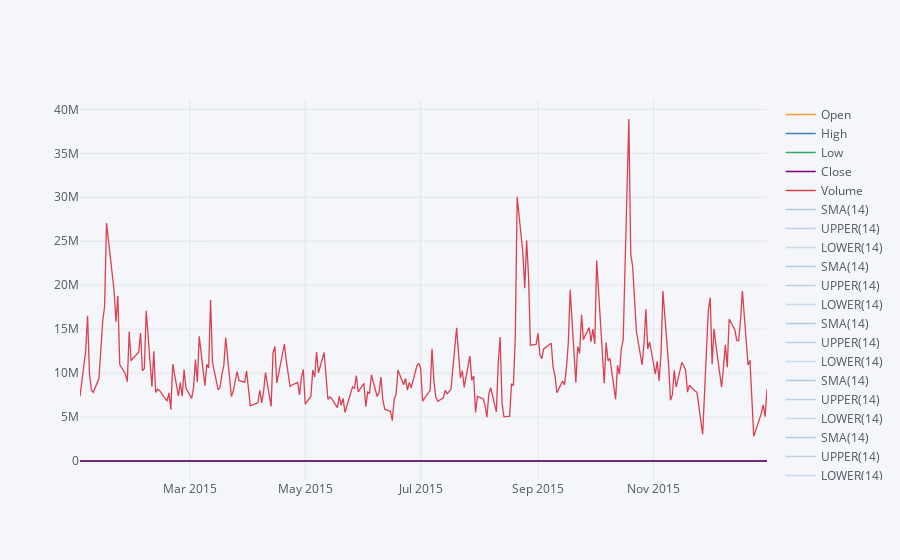

Notebook source saved alongside this figure:
### Markdown cell above
**Use .ta_plot(study='boll') to create a Bollinger Band Plot for Bank of America for the year 2015.**

### Code cell
bank_stocks['MS']['2015-01-01':'2016-01-01'].ta_plot(study='boll', title='MS Stock BOLL Plot (2015)')

### Figure 1 — Plotly figure (JSON) as saved in the notebook; plotly's stock layout.template omitted (floating-point values rounded to 4 significant figures; data arrays with more than 128 entries replaced by an {"elided": "..."} marker saying what was removed)
{"data": [{"line": {"color": "rgba(255, 153, 51, 1.0)", "dash": "solid", "shape": "linear", "width": 1.3}, "mode": "lines", "name": "Open", "text": "", "type": "scatter", "x": {"elided": "252 str values"}, "y": {"elided": "252 float values"}}, {"line": {"color": "rgba(55, 128, 191, 1.0)", "dash": "solid", "shape": "linear", "width": 1.3}, "mode": "lines", "name": "High", "text": "", "type": "scatter", "x": {"elided": "252 str values"}, "y": {"elided": "252 float values"}}, {"line": {"color": "rgba(50, 171, 96, 1.0)", "dash": "solid", "shape": "linear", "width": 1.3}, "mode": "lines", "name": "Low", "text": "", "type": "scatter", "x": {"elided": "252 str values"}, "y": {"elided": "252 float values"}}, {"line": {"color": "rgba(128, 0, 128, 1.0)", "dash": "solid", "shape": "linear", "width": 1.3}, "mode": "lines", "name": "Close", "text": "", "type": "scatter", "x": {"elided": "252 str values"}, "y": {"elided": "252 float values"}}, {"line": {"color": "rgba(219, 64, 82, 1.0)", "dash": "solid", "shape": "linear", "width": 1.3}, "mode": "lines", "name": "Volume", "text": "", "type": "scatter", "x": {"elided": "252 str values"}, "y": {"elided": "252 int values"}}, {"line": {"color": "rgba(55, 128, 191, 0.35999999999999993)", "dash": "solid", "shape": "linear", "width": 1.3}, "mode": "lines", "name": "SMA(14)", "text": "", "type": "scatter", "x": {"elided": "252 str values"}, "y": {"elided": "252x5 mixed values"}}, {"line": {"color": "rgba(55, 128, 191, 0.3066666666666665)", "dash": "solid", "shape": "linear", "width": 1.3}, "mode": "lines", "name": "UPPER(14)", "text": "", "type": "scatter", "x": {"elided": "252 str values"}, "y": {"elided": "252x5 mixed values"}}, {"line": {"color": "rgba(55, 128, 191, 0.25333333333333324)", "dash": "solid", "shape": "linear", "width": 1.3}, "mode": "lines", "name": "LOWER(14)", "text": "", "type": "scatter", "x": {"elided": "252 str values"}, "y": {"elided": "252x5 mixed values"}}, {"line": {"color": "rgba(55, 128, 191, 0.35999999999999993)", "dash": "solid", "shape": "linear", "width": 1.3}, "mode": "lines", "name": "SMA(14)", "text": "", "type": "scatter", "x": {"elided": "252 str values"}, "y": {"elided": "252x5 mixed values"}}, {"line": {"color": "rgba(55, 128, 191, 0.3066666666666665)", "dash": "solid", "shape": "linear", "width": 1.3}, "mode": "lines", "name": "UPPER(14)", "text": "", "type": "scatter", "x": {"elided": "252 str values"}, "y": {"elided": "252x5 mixed values"}}, {"line": {"color": "rgba(55, 128, 191, 0.25333333333333324)", "dash": "solid", "shape": "linear", "width": 1.3}, "mode": "lines", "name": "LOWER(14)", "text": "", "type": "scatter", "x": {"elided": "252 str values"}, "y": {"elided": "252x5 mixed values"}}, {"line": {"color": "rgba(55, 128, 191, 0.35999999999999993)", "dash": "solid", "shape": "linear", "width": 1.3}, "mode": "lines", "name": "SMA(14)", "text": "", "type": "scatter", "x": {"elided": "252 str values"}, "y": {"elided": "252x5 mixed values"}}, {"line": {"color": "rgba(55, 128, 191, 0.3066666666666665)", "dash": "solid", "shape": "linear", "width": 1.3}, "mode": "lines", "name": "UPPER(14)", "text": "", "type": "scatter", "x": {"elided": "252 str values"}, "y": {"elided": "252x5 mixed values"}}, {"line": {"color": "rgba(55, 128, 191, 0.25333333333333324)", "dash": "solid", "shape": "linear", "width": 1.3}, "mode": "lines", "name": "LOWER(14)", "text": "", "type": "scatter", "x": {"elided": "252 str values"}, "y": {"elided": "252x5 mixed values"}}, {"line": {"color": "rgba(55, 128, 191, 0.35999999999999993)", "dash": "solid", "shape": "linear", "width": 1.3}, "mode": "lines", "name": "SMA(14)", "text": "", "type": "scatter", "x": {"elided": "252 str values"}, "y": {"elided": "252x5 mixed values"}}, {"line": {"color": "rgba(55, 128, 191, 0.3066666666666665)", "dash": "solid", "shape": "linear", "width": 1.3}, "mode": "lines", "name": "UPPER(14)", "text": "", "type": "scatter", "x": {"elided": "252 str values"}, "y": {"elided": "252x5 mixed values"}}, {"line": {"color": "rgba(55, 128, 191, 0.25333333333333324)", "dash": "solid", "shape": "linear", "width": 1.3}, "mode": "lines", "name": "LOWER(14)", "text": "", "type": "scatter", "x": {"elided": "252 str values"}, "y": {"elided": "252x5 mixed values"}}, {"line": {"color": "rgba(55, 128, 191, 0.35999999999999993)", "dash": "solid", "shape": "linear", "width": 1.3}, "mode": "lines", "name": "SMA(14)", "text": "", "type": "scatter", "x": {"elided": "252 str values"}, "y": {"elided": "252x5 mixed values"}}, {"line": {"color": "rgba(55, 128, 191, 0.3066666666666665)", "dash": "solid", "shape": "linear", "width": 1.3}, "mode": "lines", "name": "UPPER(14)", "text": "", "type": "scatter", "x": {"elided": "252 str values"}, "y": {"elided": "252x5 mixed values"}}, {"line": {"color": "rgba(55, 128, 191, 0.25333333333333324)", "dash": "solid", "shape": "linear", "width": 1.3}, "mode": "lines", "name": "LOWER(14)", "text": "", "type": "scatter", "x": {"elided": "252 str values"}, "y": {"elided": "252x5 mixed values"}}], "layout": {"legend": {"bgcolor": "#F5F6F9", "font": {"color": "#4D5663"}}, "paper_bgcolor": "#F5F6F9", "plot_bgcolor": "#F5F6F9", "title": {"font": {"color": "#4D5663"}}, "xaxis": {"gridcolor": "#E1E5ED", "showgrid": true, "tickfont": {"color": "#4D5663"}, "title": {"font": {"color": "#4D5663"}, "text": ""}, "zerolinecolor": "#E1E5ED"}, "yaxis": {"gridcolor": "#E1E5ED", "showgrid": true, "tickfont": {"color": "#4D5663"}, "title": {"font": {"color": "#4D5663"}, "text": ""}, "zerolinecolor": "#E1E5ED"}}}
